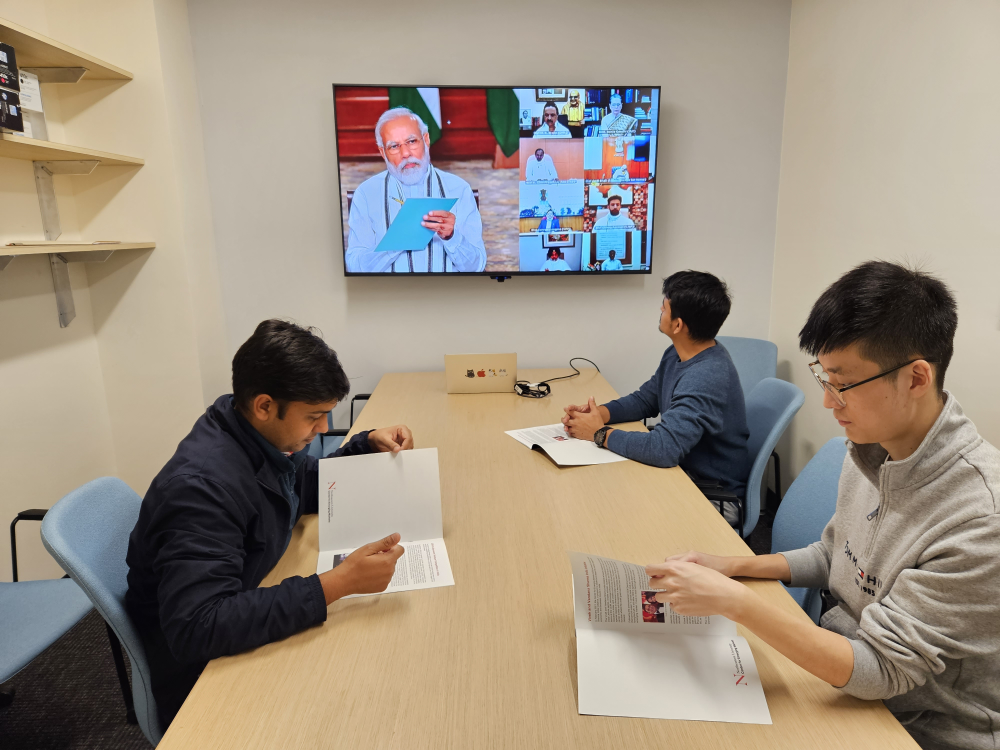
#> input picture storybook/template/10.jpg, 4000 x 3000 px, found by its file name (shown at 1/4 size)
$ python template.py
#> lines starting #> are read from the running program, lines starting #| are printed output that depends on the picture; after the words box and inside, x2 and y2 are one past the last pixel; in counts of white or black regions, pixels touching at a corner belong together
#> further down, img is the input picture: shape (3000, 4000, 3); mean B, G, R 128.4, 143.1, 155
import cv2
from PIL import Image as pili, ImageDraw as pild, ImageFont as pilf

def imgcompress_mem(img, k):
    # set the ratio of resized image
#> called with k = 12
    width = int((img.shape[1])/k)
#> width = 333
    height = int((img.shape[0])/k)
#> height = 250
    # resize the image by resize() function of openCV library
    return cv2.resize(img, (width, height), interpolation=cv2.INTER_AREA)
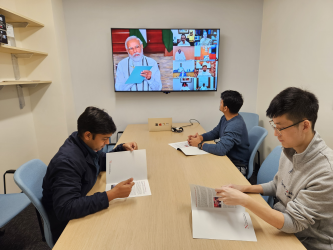
#> returned value: shape (250, 333, 3); mean of channels 0, 1, 2 128.4, 143.1, 155; drawn as B, G, R

def cartoonize_custom(input_img, output_path, text="", nlines=1, font="verdana"):
    # 增加双边滤波，有助于保持边缘清晰同时进行模糊处理
#> called with output_path = 'storybook/template/output.jpg', text = 'My Text Here', nlines = 1
    img = cv2.bilateralFilter(input_img, 9, 75, 75)
#> img: shape (250, 333, 3)
    gray = cv2.cvtColor(img, cv2.COLOR_BGR2GRAY)
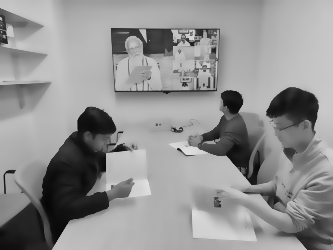
#> gray: shape (250, 333); min 7, max 223, mean 145.1
    gray_blur = cv2.medianBlur(gray, 17)
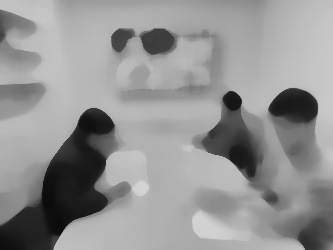
#> gray_blur: shape (250, 333); min 12, max 211, mean 147.1
    bigedges = cv2.adaptiveThreshold(gray_blur, 255, cv2.ADAPTIVE_THRESH_MEAN_C, cv2.THRESH_BINARY, 23, 5)
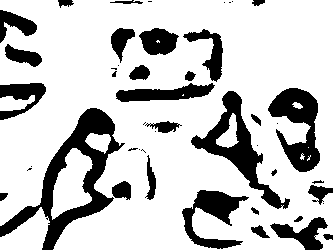
#> bigedges: shape (250, 333); 77.6% white; 46 black regions (17 under 20 px), largest, box (x1, y1, x2, y2) and area: (0, 108, 125, 250) 4395, (191, 91, 290, 209) 2664, (268, 88, 320, 172) 2266
    cartoon = cv2.bitwise_and(img, img, mask=bigedges)
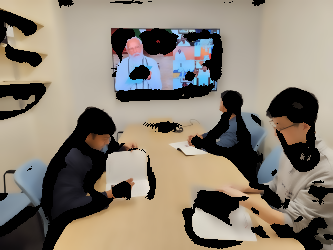
#> cartoon: shape (250, 333, 3); mean B, G, R 111.6, 124.6, 133.7

    # 如果没有文字，直接保存和返回
    if not text:
        cv2.imwrite(output_path, cartoon)
        return cartoon

    # 添加文字
    font_size_mapping = {16: 24, 14: 18, 12: 18, 8: 20}
    k = int(img.shape[1] / cartoon.shape[1])  # 计算压缩因子
#> k = 1
    font_size = font_size_mapping.get(k, 82)
#> font_size = 82
    cartoon_pil = pili.fromarray(cv2.cvtColor(cartoon, cv2.COLOR_BGR2RGB))
    draw = pild.Draw(cartoon_pil)
    myfont = pilf.truetype(font, font_size)
    bbox = myfont.getbbox(text)
#> bbox = (0, 17, 532, 94)
    h = bbox[3] - bbox[1]
#> h = 77
    x, y = 10, cartoon_pil.height - nlines * h - 10
#> x = 10; y = 163
    draw.text((x, y), text, fill=(248,248,248), font=myfont)

    # 保存图片并返回
    cartoon_pil.save(output_path)
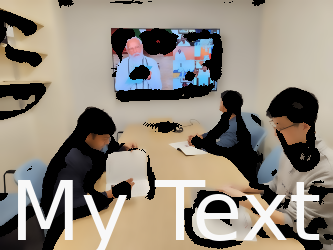
#> saved as output.jpg: PIL image 333x250 RGB; mean R, G, B 142.1, 133.7, 121.8
    return cartoon

# 使用函数
img = cv2.imread('storybook/template/10.jpg', cv2.IMREAD_UNCHANGED)
compressed_img = imgcompress_mem(img, 12)  # 假设k=12
cartoonize_custom(compressed_img, 'storybook/template/output.jpg', "My Text Here", 1, "/Users/xingqi/System/Library/Fonts/Helvetica.ttc")
